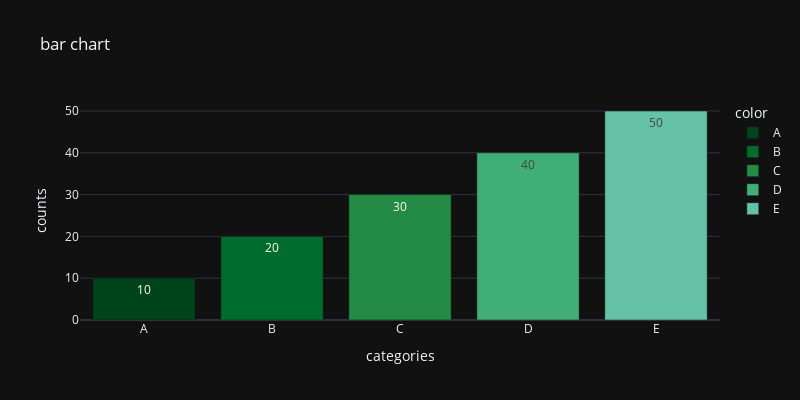

Write notebook code for a chart like this one.
### Code cell
labels = ['A', 'B', 'C', 'D', 'E']
counts = [10, 20, 30, 40, 50]
px.bar(x=labels, y=counts, title='bar chart', labels={'x':'categories', 'y':'counts'},
width=800, height=400, template='plotly_dark', color=labels, text=counts, color_discrete_sequence=px.colors.sequential.BuGn_r)

### Figure 1 — Plotly figure (JSON) as saved in the notebook; plotly's stock layout.template omitted (floating-point values rounded to 4 significant figures)
{"data": [{"alignmentgroup": "True", "hovertemplate": "color=A<br>categories=%{x}<br>counts=%{y}<br>text=%{text}<extra></extra>", "legendgroup": "A", "marker": {"color": "rgb(0,68,27)", "pattern": {"shape": ""}}, "name": "A", "offsetgroup": "A", "orientation": "v", "showlegend": true, "text": [10], "textposition": "auto", "type": "bar", "x": ["A"], "xaxis": "x", "y": [10], "yaxis": "y"}, {"alignmentgroup": "True", "hovertemplate": "color=B<br>categories=%{x}<br>counts=%{y}<br>text=%{text}<extra></extra>", "legendgroup": "B", "marker": {"color": "rgb(0,109,44)", "pattern": {"shape": ""}}, "name": "B", "offsetgroup": "B", "orientation": "v", "showlegend": true, "text": [20], "textposition": "auto", "type": "bar", "x": ["B"], "xaxis": "x", "y": [20], "yaxis": "y"}, {"alignmentgroup": "True", "hovertemplate": "color=C<br>categories=%{x}<br>counts=%{y}<br>text=%{text}<extra></extra>", "legendgroup": "C", "marker": {"color": "rgb(35,139,69)", "pattern": {"shape": ""}}, "name": "C", "offsetgroup": "C", "orientation": "v", "showlegend": true, "text": [30], "textposition": "auto", "type": "bar", "x": ["C"], "xaxis": "x", "y": [30], "yaxis": "y"}, {"alignmentgroup": "True", "hovertemplate": "color=D<br>categories=%{x}<br>counts=%{y}<br>text=%{text}<extra></extra>", "legendgroup": "D", "marker": {"color": "rgb(65,174,118)", "pattern": {"shape": ""}}, "name": "D", "offsetgroup": "D", "orientation": "v", "showlegend": true, "text": [40], "textposition": "auto", "type": "bar", "x": ["D"], "xaxis": "x", "y": [40], "yaxis": "y"}, {"alignmentgroup": "True", "hovertemplate": "color=E<br>categories=%{x}<br>counts=%{y}<br>text=%{text}<extra></extra>", "legendgroup": "E", "marker": {"color": "rgb(102,194,164)", "pattern": {"shape": ""}}, "name": "E", "offsetgroup": "E", "orientation": "v", "showlegend": true, "text": [50], "textposition": "auto", "type": "bar", "x": ["E"], "xaxis": "x", "y": [50], "yaxis": "y"}], "layout": {"barmode": "relative", "height": 400, "legend": {"title": {"text": "color"}, "tracegroupgap": 0}, "title": {"text": "bar chart"}, "width": 800, "xaxis": {"anchor": "y", "domain": [0, 1], "title": {"text": "categories"}}, "yaxis": {"anchor": "x", "domain": [0, 1], "title": {"text": "counts"}}}}
